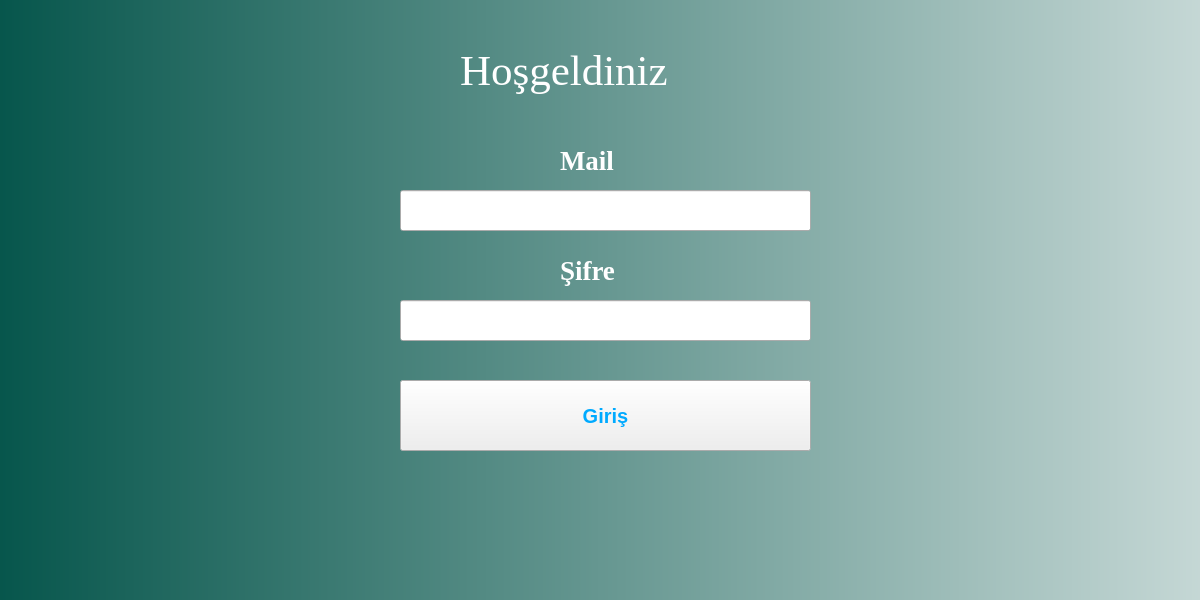
<?xml version="1.0" encoding="UTF-8"?>
<ui version="4.0">
 <class>MainWindow</class>
 <widget class="QMainWindow" name="MainWindow">
  <property name="geometry">
   <rect>
    <x>0</x>
    <y>0</y>
    <width>1200</width>
    <height>600</height>
   </rect>
  </property>
  <property name="windowTitle">
   <string>Socialmediasoftware</string>
  </property>
  <property name="windowIcon">
   <iconset resource="iconsmain.qrc">
    <normaloff>:/iconsmain/inslogo.jpg</normaloff>:/iconsmain/inslogo.jpg</iconset>
  </property>
  <widget class="QWidget" name="centralwidget">
   <widget class="QWidget" name="widget" native="true">
    <property name="geometry">
     <rect>
      <x>-10</x>
      <y>-10</y>
      <width>1571</width>
      <height>901</height>
     </rect>
    </property>
    <property name="palette">
     <palette>
      <active>
       <colorrole role="Button">
        <brush brushstyle="LinearGradientPattern">
         <gradient startx="0.000000000000000" starty="0.000000000000000" endx="1.000000000000000" endy="0.000000000000000" type="LinearGradient" spread="PadSpread" coordinatemode="ObjectBoundingMode">
          <gradientstop position="0.000000000000000">
           <color alpha="255">
            <red>5</red>
            <green>85</green>
            <blue>75</blue>
           </color>
          </gradientstop>
          <gradientstop position="1.000000000000000">
           <color alpha="255">
            <red>255</red>
            <green>255</green>
            <blue>255</blue>
           </color>
          </gradientstop>
         </gradient>
        </brush>
       </colorrole>
       <colorrole role="ButtonText">
        <brush brushstyle="SolidPattern">
         <color alpha="255">
          <red>70</red>
          <green>231</green>
          <blue>255</blue>
         </color>
        </brush>
       </colorrole>
       <colorrole role="Base">
        <brush brushstyle="LinearGradientPattern">
         <gradient startx="0.000000000000000" starty="0.000000000000000" endx="1.000000000000000" endy="0.000000000000000" type="LinearGradient" spread="PadSpread" coordinatemode="ObjectBoundingMode">
          <gradientstop position="0.000000000000000">
           <color alpha="255">
            <red>5</red>
            <green>85</green>
            <blue>75</blue>
           </color>
          </gradientstop>
          <gradientstop position="1.000000000000000">
           <color alpha="255">
            <red>255</red>
            <green>255</green>
            <blue>255</blue>
           </color>
          </gradientstop>
         </gradient>
        </brush>
       </colorrole>
       <colorrole role="Window">
        <brush brushstyle="LinearGradientPattern">
         <gradient startx="0.000000000000000" starty="0.000000000000000" endx="1.000000000000000" endy="0.000000000000000" type="LinearGradient" spread="PadSpread" coordinatemode="ObjectBoundingMode">
          <gradientstop position="0.000000000000000">
           <color alpha="255">
            <red>5</red>
            <green>85</green>
            <blue>75</blue>
           </color>
          </gradientstop>
          <gradientstop position="1.000000000000000">
           <color alpha="255">
            <red>255</red>
            <green>255</green>
            <blue>255</blue>
           </color>
          </gradientstop>
         </gradient>
        </brush>
       </colorrole>
      </active>
      <inactive>
       <colorrole role="Button">
        <brush brushstyle="LinearGradientPattern">
         <gradient startx="0.000000000000000" starty="0.000000000000000" endx="1.000000000000000" endy="0.000000000000000" type="LinearGradient" spread="PadSpread" coordinatemode="ObjectBoundingMode">
          <gradientstop position="0.000000000000000">
           <color alpha="255">
            <red>5</red>
            <green>85</green>
            <blue>75</blue>
           </color>
          </gradientstop>
          <gradientstop position="1.000000000000000">
           <color alpha="255">
            <red>255</red>
            <green>255</green>
            <blue>255</blue>
           </color>
          </gradientstop>
         </gradient>
        </brush>
       </colorrole>
       <colorrole role="ButtonText">
        <brush brushstyle="SolidPattern">
         <color alpha="255">
          <red>70</red>
          <green>231</green>
          <blue>255</blue>
         </color>
        </brush>
       </colorrole>
       <colorrole role="Base">
        <brush brushstyle="LinearGradientPattern">
         <gradient startx="0.000000000000000" starty="0.000000000000000" endx="1.000000000000000" endy="0.000000000000000" type="LinearGradient" spread="PadSpread" coordinatemode="ObjectBoundingMode">
          <gradientstop position="0.000000000000000">
           <color alpha="255">
            <red>5</red>
            <green>85</green>
            <blue>75</blue>
           </color>
          </gradientstop>
          <gradientstop position="1.000000000000000">
           <color alpha="255">
            <red>255</red>
            <green>255</green>
            <blue>255</blue>
           </color>
          </gradientstop>
         </gradient>
        </brush>
       </colorrole>
       <colorrole role="Window">
        <brush brushstyle="LinearGradientPattern">
         <gradient startx="0.000000000000000" starty="0.000000000000000" endx="1.000000000000000" endy="0.000000000000000" type="LinearGradient" spread="PadSpread" coordinatemode="ObjectBoundingMode">
          <gradientstop position="0.000000000000000">
           <color alpha="255">
            <red>5</red>
            <green>85</green>
            <blue>75</blue>
           </color>
          </gradientstop>
          <gradientstop position="1.000000000000000">
           <color alpha="255">
            <red>255</red>
            <green>255</green>
            <blue>255</blue>
           </color>
          </gradientstop>
         </gradient>
        </brush>
       </colorrole>
      </inactive>
      <disabled>
       <colorrole role="Button">
        <brush brushstyle="LinearGradientPattern">
         <gradient startx="0.000000000000000" starty="0.000000000000000" endx="1.000000000000000" endy="0.000000000000000" type="LinearGradient" spread="PadSpread" coordinatemode="ObjectBoundingMode">
          <gradientstop position="0.000000000000000">
           <color alpha="255">
            <red>5</red>
            <green>85</green>
            <blue>75</blue>
           </color>
          </gradientstop>
          <gradientstop position="1.000000000000000">
           <color alpha="255">
            <red>255</red>
            <green>255</green>
            <blue>255</blue>
           </color>
          </gradientstop>
         </gradient>
        </brush>
       </colorrole>
       <colorrole role="ButtonText">
        <brush brushstyle="SolidPattern">
         <color alpha="255">
          <red>120</red>
          <green>120</green>
          <blue>120</blue>
         </color>
        </brush>
       </colorrole>
       <colorrole role="Base">
        <brush brushstyle="LinearGradientPattern">
         <gradient startx="0.000000000000000" starty="0.000000000000000" endx="1.000000000000000" endy="0.000000000000000" type="LinearGradient" spread="PadSpread" coordinatemode="ObjectBoundingMode">
          <gradientstop position="0.000000000000000">
           <color alpha="255">
            <red>5</red>
            <green>85</green>
            <blue>75</blue>
           </color>
          </gradientstop>
          <gradientstop position="1.000000000000000">
           <color alpha="255">
            <red>255</red>
            <green>255</green>
            <blue>255</blue>
           </color>
          </gradientstop>
         </gradient>
        </brush>
       </colorrole>
       <colorrole role="Window">
        <brush brushstyle="LinearGradientPattern">
         <gradient startx="0.000000000000000" starty="0.000000000000000" endx="1.000000000000000" endy="0.000000000000000" type="LinearGradient" spread="PadSpread" coordinatemode="ObjectBoundingMode">
          <gradientstop position="0.000000000000000">
           <color alpha="255">
            <red>5</red>
            <green>85</green>
            <blue>75</blue>
           </color>
          </gradientstop>
          <gradientstop position="1.000000000000000">
           <color alpha="255">
            <red>255</red>
            <green>255</green>
            <blue>255</blue>
           </color>
          </gradientstop>
         </gradient>
        </brush>
       </colorrole>
      </disabled>
     </palette>
    </property>
    <property name="styleSheet">
     <string notr="true">QWidget#widget{
background-color:qlineargradient(spread:pad, x1:0, y1:0, x2:1, y2:0, stop:0 rgba(5, 85, 75, 255), stop:1 rgba(255, 255, 255, 255));}</string>
    </property>
    <widget class="QLabel" name="label">
     <property name="geometry">
      <rect>
       <x>470</x>
       <y>30</y>
       <width>291</width>
       <height>101</height>
      </rect>
     </property>
     <property name="palette">
      <palette>
       <active>
        <colorrole role="WindowText">
         <brush brushstyle="SolidPattern">
          <color alpha="255">
           <red>255</red>
           <green>255</green>
           <blue>255</blue>
          </color>
         </brush>
        </colorrole>
       </active>
       <inactive>
        <colorrole role="WindowText">
         <brush brushstyle="SolidPattern">
          <color alpha="255">
           <red>255</red>
           <green>255</green>
           <blue>255</blue>
          </color>
         </brush>
        </colorrole>
       </inactive>
       <disabled>
        <colorrole role="WindowText">
         <brush brushstyle="SolidPattern">
          <color alpha="255">
           <red>120</red>
           <green>120</green>
           <blue>120</blue>
          </color>
         </brush>
        </colorrole>
       </disabled>
      </palette>
     </property>
     <property name="font">
      <font>
       <family>Georgia</family>
       <pointsize>32</pointsize>
       <weight>50</weight>
       <bold>false</bold>
      </font>
     </property>
     <property name="text">
      <string>Hoşgeldiniz</string>
     </property>
    </widget>
    <widget class="QLabel" name="label_2">
     <property name="geometry">
      <rect>
       <x>570</x>
       <y>120</y>
       <width>511</width>
       <height>101</height>
      </rect>
     </property>
     <property name="palette">
      <palette>
       <active>
        <colorrole role="WindowText">
         <brush brushstyle="SolidPattern">
          <color alpha="255">
           <red>255</red>
           <green>255</green>
           <blue>255</blue>
          </color>
         </brush>
        </colorrole>
       </active>
       <inactive>
        <colorrole role="WindowText">
         <brush brushstyle="SolidPattern">
          <color alpha="255">
           <red>255</red>
           <green>255</green>
           <blue>255</blue>
          </color>
         </brush>
        </colorrole>
       </inactive>
       <disabled>
        <colorrole role="WindowText">
         <brush brushstyle="SolidPattern">
          <color alpha="255">
           <red>120</red>
           <green>120</green>
           <blue>120</blue>
          </color>
         </brush>
        </colorrole>
       </disabled>
      </palette>
     </property>
     <property name="font">
      <font>
       <family>Georgia</family>
       <pointsize>20</pointsize>
       <weight>75</weight>
       <bold>true</bold>
      </font>
     </property>
     <property name="text">
      <string>Mail</string>
     </property>
    </widget>
    <widget class="QLabel" name="label_3">
     <property name="geometry">
      <rect>
       <x>570</x>
       <y>230</y>
       <width>111</width>
       <height>101</height>
      </rect>
     </property>
     <property name="palette">
      <palette>
       <active>
        <colorrole role="WindowText">
         <brush brushstyle="SolidPattern">
          <color alpha="255">
           <red>255</red>
           <green>255</green>
           <blue>255</blue>
          </color>
         </brush>
        </colorrole>
       </active>
       <inactive>
        <colorrole role="WindowText">
         <brush brushstyle="SolidPattern">
          <color alpha="255">
           <red>255</red>
           <green>255</green>
           <blue>255</blue>
          </color>
         </brush>
        </colorrole>
       </inactive>
       <disabled>
        <colorrole role="WindowText">
         <brush brushstyle="SolidPattern">
          <color alpha="255">
           <red>120</red>
           <green>120</green>
           <blue>120</blue>
          </color>
         </brush>
        </colorrole>
       </disabled>
      </palette>
     </property>
     <property name="font">
      <font>
       <family>Georgia</family>
       <pointsize>20</pointsize>
       <weight>75</weight>
       <bold>true</bold>
      </font>
     </property>
     <property name="text">
      <string>Şifre</string>
     </property>
    </widget>
    <widget class="QLineEdit" name="linemail">
     <property name="geometry">
      <rect>
       <x>410</x>
       <y>200</y>
       <width>411</width>
       <height>41</height>
      </rect>
     </property>
    </widget>
    <widget class="QLineEdit" name="linesifre">
     <property name="geometry">
      <rect>
       <x>410</x>
       <y>310</y>
       <width>411</width>
       <height>41</height>
      </rect>
     </property>
    </widget>
    <widget class="QPushButton" name="btngiris">
     <property name="geometry">
      <rect>
       <x>410</x>
       <y>390</y>
       <width>411</width>
       <height>71</height>
      </rect>
     </property>
     <property name="palette">
      <palette>
       <active>
        <colorrole role="WindowText">
         <brush brushstyle="SolidPattern">
          <color alpha="255">
           <red>3</red>
           <green>169</green>
           <blue>244</blue>
          </color>
         </brush>
        </colorrole>
        <colorrole role="Text">
         <brush brushstyle="SolidPattern">
          <color alpha="255">
           <red>3</red>
           <green>169</green>
           <blue>244</blue>
          </color>
         </brush>
        </colorrole>
        <colorrole role="ButtonText">
         <brush brushstyle="SolidPattern">
          <color alpha="255">
           <red>0</red>
           <green>170</green>
           <blue>255</blue>
          </color>
         </brush>
        </colorrole>
       </active>
       <inactive>
        <colorrole role="WindowText">
         <brush brushstyle="SolidPattern">
          <color alpha="255">
           <red>3</red>
           <green>169</green>
           <blue>244</blue>
          </color>
         </brush>
        </colorrole>
        <colorrole role="Text">
         <brush brushstyle="SolidPattern">
          <color alpha="255">
           <red>3</red>
           <green>169</green>
           <blue>244</blue>
          </color>
         </brush>
        </colorrole>
        <colorrole role="ButtonText">
         <brush brushstyle="SolidPattern">
          <color alpha="255">
           <red>0</red>
           <green>170</green>
           <blue>255</blue>
          </color>
         </brush>
        </colorrole>
       </inactive>
       <disabled>
        <colorrole role="WindowText">
         <brush brushstyle="SolidPattern">
          <color alpha="255">
           <red>120</red>
           <green>120</green>
           <blue>120</blue>
          </color>
         </brush>
        </colorrole>
        <colorrole role="Text">
         <brush brushstyle="SolidPattern">
          <color alpha="255">
           <red>120</red>
           <green>120</green>
           <blue>120</blue>
          </color>
         </brush>
        </colorrole>
        <colorrole role="ButtonText">
         <brush brushstyle="SolidPattern">
          <color alpha="255">
           <red>120</red>
           <green>120</green>
           <blue>120</blue>
          </color>
         </brush>
        </colorrole>
       </disabled>
      </palette>
     </property>
     <property name="font">
      <font>
       <pointsize>15</pointsize>
       <weight>75</weight>
       <bold>true</bold>
      </font>
     </property>
     <property name="text">
      <string>Giriş</string>
     </property>
    </widget>
   </widget>
  </widget>
 </widget>
 <resources>
  <include location="iconsmain.qrc"/>
 </resources>
 <connections/>
</ui>
